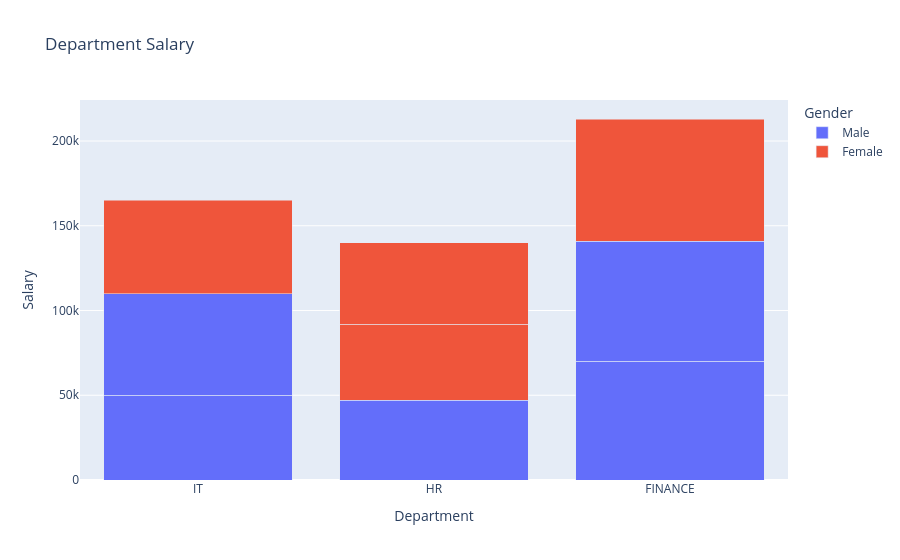

Notebook cell for this chart:
### Code cell
fig=px.bar(df,x='Department',y='Salary',title='Department Salary',color='Gender',barmode='stack')
fig.show()

### Figure 1 — Plotly figure (JSON) as saved in the notebook; plotly's stock layout.template omitted (floating-point values rounded to 4 significant figures)
{"data": [{"hovertemplate": "Gender=Male<br>Department=%{x}<br>Salary=%{y}<extra></extra>", "legendgroup": "Male", "marker": {"color": "#636efa", "pattern": {"shape": ""}}, "name": "Male", "orientation": "v", "showlegend": true, "textposition": "auto", "type": "bar", "x": ["IT", "IT", "HR", "FINANCE", "FINANCE"], "xaxis": "x", "y": [50000, 60000, 47000, 70000, 71000], "yaxis": "y"}, {"hovertemplate": "Gender=Female<br>Department=%{x}<br>Salary=%{y}<extra></extra>", "legendgroup": "Female", "marker": {"color": "#EF553B", "pattern": {"shape": ""}}, "name": "Female", "orientation": "v", "showlegend": true, "textposition": "auto", "type": "bar", "x": ["IT", "HR", "HR", "FINANCE"], "xaxis": "x", "y": [55000, 45000, 48000, 72000], "yaxis": "y"}], "layout": {"barmode": "stack", "legend": {"title": {"text": "Gender"}, "tracegroupgap": 0}, "title": {"text": "Department Salary"}, "xaxis": {"anchor": "y", "domain": [0, 1], "title": {"text": "Department"}}, "yaxis": {"anchor": "x", "domain": [0, 1], "title": {"text": "Salary"}}}}
